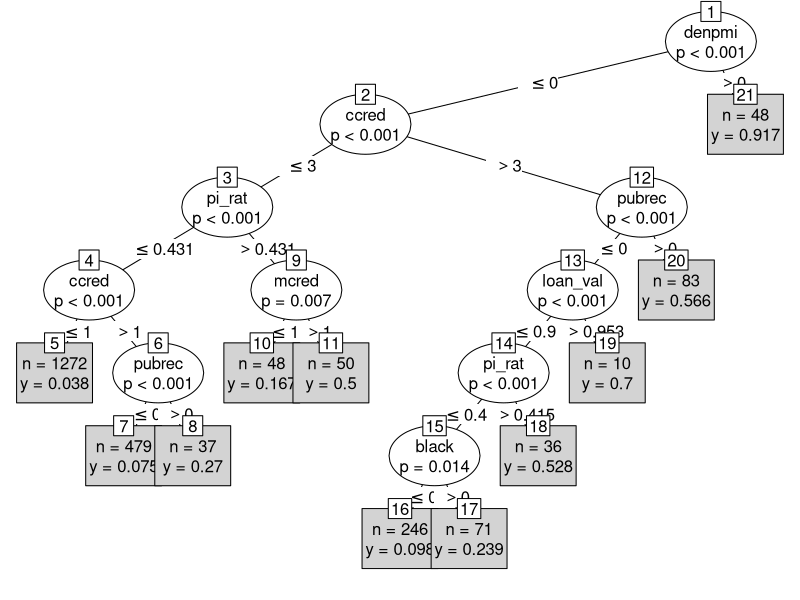

R code for this plot:
## Some work with the Home Mortgage Disclosure Act Data (Stock and Watson, Chapter 11)
library(tidyverse)
library(haven)
library(lmtest)
library(party)

## Read HMDA data from Stata file.
## hmda <- read_dta("lab-08-hmda/hmda_sw.dta")
hmda <- read_dta("hmda_sw.dta")

## Exclude applications for multifamily 
hmda <- filter(hmda,s51!=3)
## Exclude applications withdrawn or incomplete
hmda <- filter(hmda,s7!=4 & s7!=5)
## Only home-purchase loans (not home improvement, refinance, etc.)
hmda <- filter(hmda,s4==1)
## Code deny
hmda$deny.f <- factor(hmda$s7==3)
hmda$deny <- 1*(hmda$s7==3)

## Limit sample to whites and blacks
hmda <- filter(hmda,(s13==3)|(s13==5))
## Make race a "factor"
hmda$race <- relevel(factor(hmda$s13, label=c("black","nh.white")),ref="nh.white")

## Code some additional variables
## All of these are explained in hmda.pdf
hmda  <- mutate(hmda, 
                pi_rat   = s46/100,
                black    = 1*(s13==3),
                hse_inc  = s45/100,
                loan_val = s6/s50,
                ccred    = s43,
                mcred    = s42,
                pubrec   = 1*(s44>0),
                denpmi   = 1*(s53==1),
                selfemp  = 1*(s27a==1),
                married  = 1*(s23a=="M"),
                single   = 1*(married==0),
                hischl   = 1*(school>=12),
                probunmp = uria,
                condo    = 1*(s51 == 1),
                ltv_med  = 1*(loan_val>=0.80)*(loan_val<=.95),
                ltv_high = 1*(loan_val>0.95),
                blk_pi   = black*pi_rat,
                blk_hse  = black*hse_inc,
                ccred3   = 1*(ccred==3) ,
                ccred4   = 1*(ccred==4),
                ccred5   = 1*(ccred==5),
                ccred6   = 1*(ccred==6),
                mcred3   = 1*(mcred==3),
                mcred4   = 1*(mcred==4)
                )

summary( select(hmda,deny,black,pi_rat,hse_inc,ltv_med, ltv_high,ccred,mcred,pubrec,denpmi,selfemp,single,hischl,probunmp, mcred3,mcred4,ccred3,ccred4,ccred5,ccred6,condo))



by(subset(hmda,select=c(deny,pi_rat,hse_inc,ltv_med,ltv_high,ccred,mcred,pubrec,denpmi,selfemp,single,hischl,probunmp,mcred3,mcred4,ccred3,ccred4,ccred5,ccred6,condo))  , hmda$black, summary)

hmda %>% group_by(black) %>%
    select(deny,pi_rat,hse_inc,ltv_med,ltv_high,ccred,mcred,pubrec,denpmi,selfemp,single,hischl,probunmp,mcred3,mcred4,ccred3,ccred4,ccred5,ccred6,condo) %>%
    summarize(mean(deny), median(pi_rat), mean(pi_rat), mean(ltv_med), mean(ltv_high))


library(Hmisc)
describe( subset(hmda,select=c(deny,black,pi_rat,hse_inc,ltv_med,
ltv_high,ccred,mcred,pubrec,denpmi,selfemp,single,hischl,probunmp,
mcred3,mcred4,ccred3,ccred4,ccred5,ccred6,condo)))

by(subset(hmda,select=c(deny,pi_rat,hse_inc,ltv_med,
ltv_high,ccred,mcred,pubrec,denpmi,selfemp,single,hischl,probunmp,
mcred3,mcred4,ccred3,ccred4,ccred5,ccred6,condo))  , hmda$black, describe)

## stat.desc( subset(hmda,select=c(deny,black,pi_rat,hse_inc,ltv_med,
## ltv_high,ccred,mcred,pubrec,denpmi,selfemp,single,hischl,probunmp,
## mcred3,mcred4,ccred3,ccred4,ccred5,ccred6,condo)))

## by(subset(hmda,select=c(deny,pi_rat,hse_inc,ltv_med,
## ltv_high,ccred,mcred,pubrec,denpmi,selfemp,single,hischl,probunmp,
## mcred3,mcred4,ccred3,ccred4,ccred5,ccred6,condo))  , hmda$black, stat.desc)


## Contingency table
table(hmda$race,hmda$deny.f)

with(hmda, table(race,deny.f))

## What is the difference between row and column percents?
prop.table(table(hmda$race,hmda$deny.f),1)
prop.table(table(hmda$race,hmda$deny.f),2)
prop.table(table(hmda$race,hmda$deny.f))


## Use a t-test to check if the denial rates are the same for
## white and black
t.test(hmda$deny ~ hmda$race )

t.test(hmda$pi_rat ~ hmda$race )

## Same test with LPM regression
hmda.1 <- lm(deny ~ race,data=hmda)
coeftest(hmda.1,vcov=vcovHC(hmda.1,type="HC1"))

hmda.2 <- lm(deny ~ pi_rat,data=hmda)
coeftest(hmda.2,vcov=vcovHC(hmda.2,type="HC1"))

hmda.3 <- lm(deny ~ race + pi_rat,data=hmda)
coeftest(hmda.3,vcov=vcovHC(hmda.3,type="HC1"))

hmda.4 <- lm(deny ~ race + pi_rat + hse_inc + ltv_med + ltv_high
             + ccred + mcred + pubrec + denpmi + selfemp, data=hmda)
coeftest(hmda.4,vcov=vcovHC(hmda.4,type="HC1"))


hmda.p <- glm(deny ~ race + pi_rat + hse_inc + ltv_med + ltv_high
             + ccred + mcred + pubrec + denpmi + selfemp, data=hmda, family=binomial(link=probit))
summary(hmda.p)
coeftest(hmda.p,vcov=vcovHC(hmda.p,type="HC1"))



hmda.l <- glm(deny ~ race + pi_rat + hse_inc + ltv_med + ltv_high
             + ccred + mcred + pubrec + denpmi + selfemp, data=hmda, family=binomial(link=logit))
summary(hmda.l)
coeftest(hmda.l,vcov=vcovHC(hmda.l,type="HC1"))



## Oaxaca-Blinder decomposition

## Run the regression separately by race
hmda.lm.race <- by(hmda,hmda$black,
                   function(x) lm(deny ~ pi_rat + hse_inc + ltv_med +
                   ltv_high + ccred + mcred + pubrec + denpmi +
                   selfemp, data=x))

## Create the constant term (for convenience)
hmda$one <- 1

## Compute the average attributes by race
(hmda.mean.race <-
aggregate(subset(hmda,select=c(deny,one,pi_rat,hse_inc,ltv_med,ltv_high,ccred,mcred,pubrec,denpmi,selfemp)),
          list(hmda$black), mean))

## Extract average attributes by race
(attr.w <- as.matrix(hmda.mean.race)[1,3:12])
(attr.b <- as.matrix(hmda.mean.race)[2,3:12])

## Extract coefficients by race
(coef.w <- as.matrix(sapply(hmda.lm.race,coef))[1:10,1])
(coef.b <- as.matrix(sapply(hmda.lm.race,coef))[1:10,2])

## Difference in mean outcome
as.matrix(hmda.mean.race[2,2]) - as.matrix(hmda.mean.race[1,2])
attr.b %*% coef.b - attr.w %*% coef.w

## Difference attributable to attributes
(attr.b - attr.w) %*% coef.b
## Difference attributable to coefficients
(coef.b - coef.w) %*% attr.w

## As shares of total
(attr.b - attr.w) %*% coef.b / (attr.b %*% coef.b - attr.w %*% coef.w)
(coef.b - coef.w) %*% attr.w / (attr.b %*% coef.b - attr.w %*% coef.w)



## Some work with classification trees
## This matches the Varian tree
Hmda  <- hmda %>% select(deny,black, pi_rat,hse_inc,loan_val,ccred,mcred,pubrec,denpmi)

plot(ctree(deny ~ ., data=Hmda[complete.cases(Hmda),]), type="simple")
